Frame 1 (no input): blank canvas, image omitted
Frame 60 (no input): blank canvas, image omitted
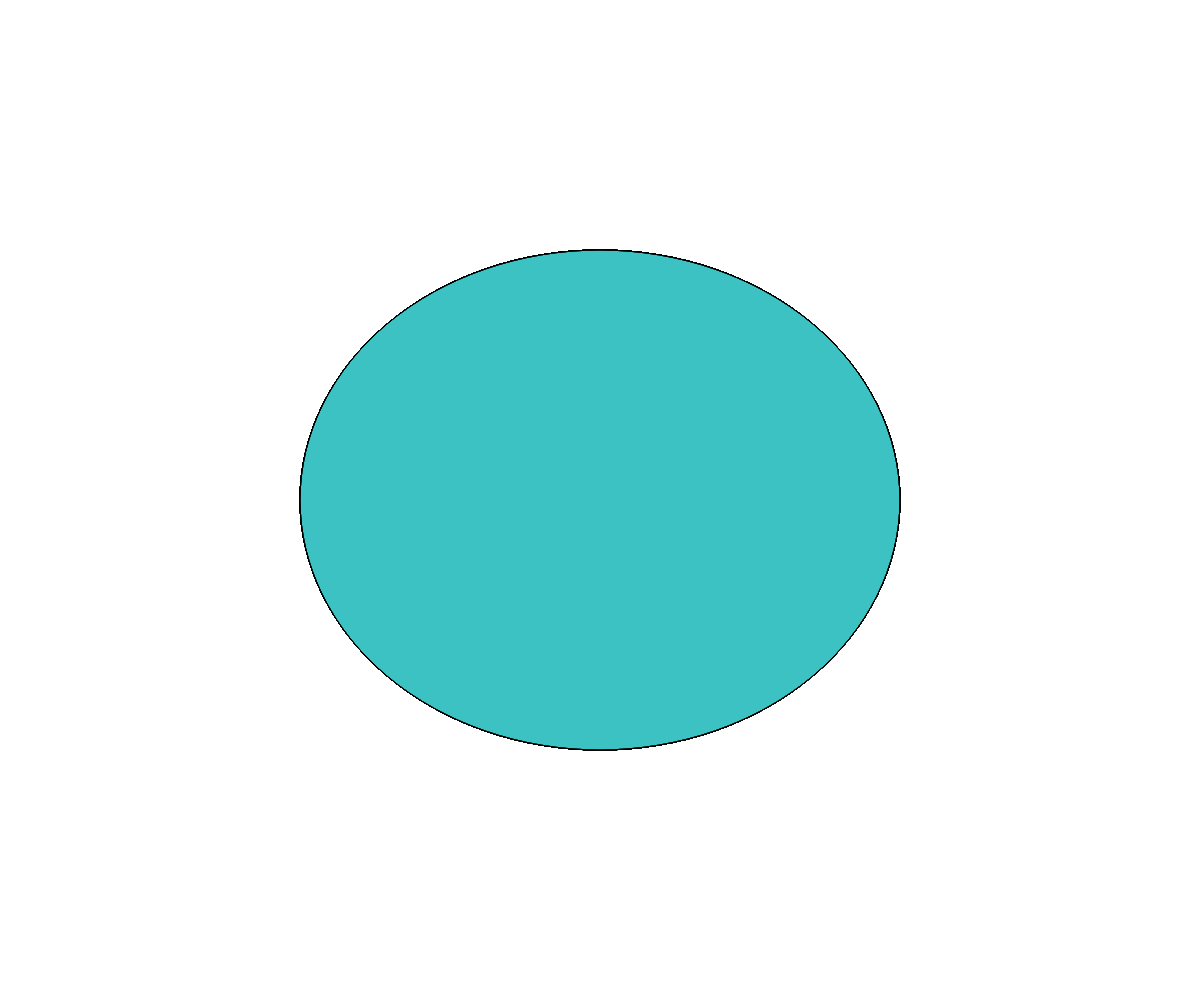
Frame 120 (the mouse pressed at the canvas centre since frame 60)

The p5.js sketch whose frames 1 and 60 were blank and that drew this single picture after the mouse press (run headless with seeded random() and noise() and a simulated clock; from frame 60 on, the mouse is pressed at the canvas centre):

// p5.js sketch
// ── sketch.js
function setup() {
  createCanvas(windowWidth, windowHeight);
}

function draw() {
  if (mouseIsPressed) {
    fill(63, 191, 191, 50);
  } else {
    fill(191, 191, 63, 75);
  }
    ellipse(mouseX, mouseY, mouseX, mouseY);
}

function windowResized() {
  resizeCanvas(windowWidth, windowHeight);
}
